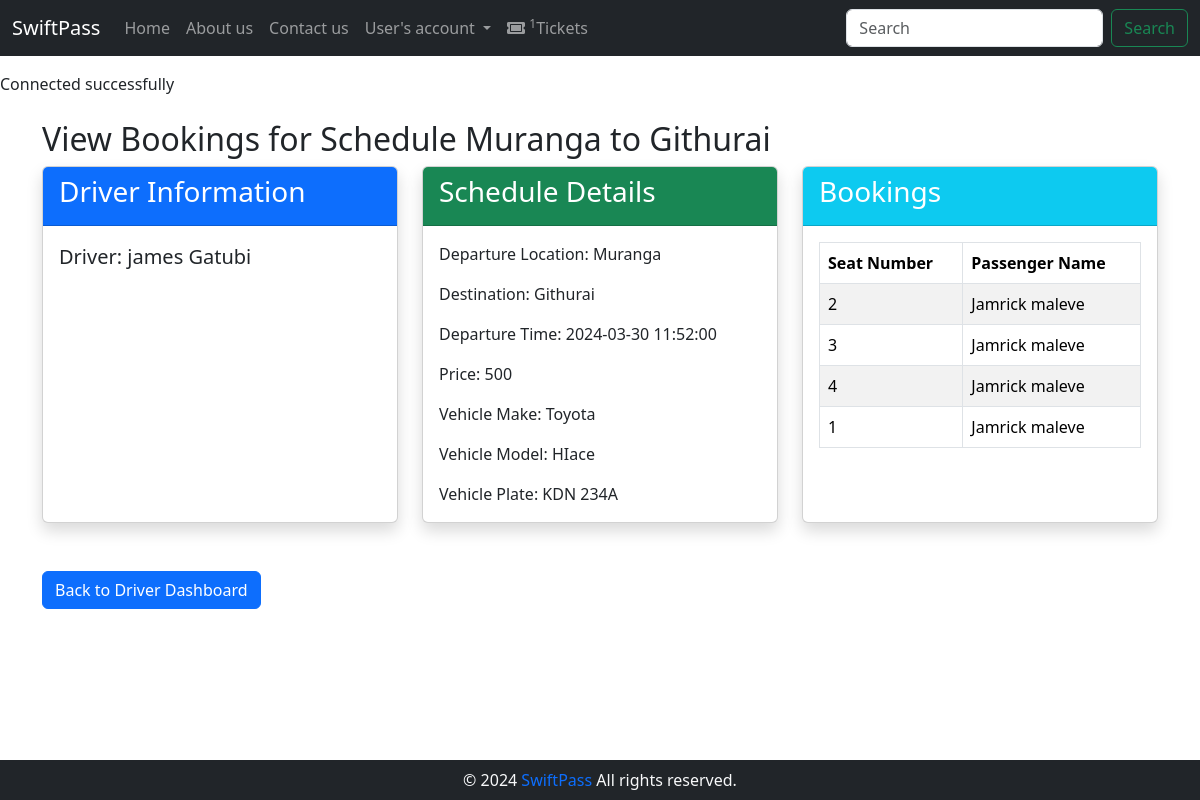
/driver/view_bookings.php?schedule_id=7 (signed in), run on the app's committed database.
### tables this page shows
CREATE TABLE `travelschedule` (
                                  `id` int(11) NOT NULL,
                                  `departure_location` varchar(255) NOT NULL,
                                  `destination` varchar(255) NOT NULL,
                                  `departure_time` datetime NOT NULL DEFAULT current_timestamp(),
                                  `price` float NOT NULL,
                                  `vehicle_id` int(11) NOT NULL,
                                  `is_done` tinyint(1) NOT NULL DEFAULT 0
);

CREATE TABLE `user` (
                        `id` int(11) NOT NULL,
                        `first_name` varchar(255) NOT NULL,
                        `last_name` varchar(255) NOT NULL,
                        `email` varchar(120) NOT NULL,
                        `password` varchar(60) NOT NULL,
                        `role` varchar(20) NOT NULL,
                        `date_created` datetime DEFAULT current_timestamp(),
                        `token` varchar(100) DEFAULT NULL,
                        `is_verified` tinyint(1) DEFAULT 0,
                        `driver_license` varchar(20) DEFAULT NULL,
                        `sacco_role` varchar(20) DEFAULT NULL,
                        `sacco_id` int(11) DEFAULT NULL
);

CREATE TABLE `vehicle` (
                           `id` int(11) NOT NULL,
                           `make` varchar(50) NOT NULL,
                           `model` varchar(50) NOT NULL,
                           `registration_plate` varchar(20) NOT NULL,
                           `capacity` int(11) NOT NULL,
                           `sacco_id` int(11) NOT NULL,
                           `driver_id` int(11) DEFAULT NULL
);

CREATE TABLE `ticket` (
                          `id` int(11) NOT NULL,
                          `ticket_number` varchar(20) NOT NULL,
                          `user_id` int(11) NOT NULL,
                          `travel_schedule_id` int(11) NOT NULL,
                          `booking_time` datetime NOT NULL DEFAULT current_timestamp(),
                          `seat_number` varchar(20) DEFAULT NULL,
                          `price` float DEFAULT NULL
);

### driver/view_bookings.php (the view, shortened to what this page needs)
<?php
include '../auth/database.php';
$driverId = $_SESSION["user"]["id"];
$driverQuery = "SELECT u.*, v.id AS vehicle_id, v.make, v.model, v.registration_plate
                FROM User u
                LEFT JOIN Vehicle v ON u.id = v.driver_id
                WHERE u.id = '$driverId'";
$driverResult = mysqli_query($conn, $driverQuery);
$driverInfo = mysqli_fetch_assoc($driverResult);
$scheduleId = isset($_GET['schedule_id']) ? $_GET['schedule_id'] : null;
$scheduleQuery = "SELECT ts.*, v.make AS vehicle_make, v.model AS vehicle_model, v.registration_plate AS vehicle_plate
                  FROM TravelSchedule ts
                  INNER JOIN Vehicle v ON ts.vehicle_id = v.id
                  WHERE ts.id = '$scheduleId'";
$scheduleResult = mysqli_query($conn, $scheduleQuery);
$scheduleDetails = mysqli_fetch_assoc($scheduleResult);
$bookingsQuery = "SELECT t.*, u.first_name, u.last_name
                  FROM Ticket t
                  INNER JOIN User u ON t.user_id = u.id
                  WHERE t.travel_schedule_id = '$scheduleId'";
$bookingsResult = mysqli_query($conn, $bookingsQuery);
?>
<div class="container mt-4">
    <h2>View Bookings for Schedule <?php echo $scheduleDetails['departure_location'] . ' to ' . $scheduleDetails['destination']; ?></h2>
    <div class="row">
        <div class="col-lg-4 mb-4">
            <div class="card h-100 shadow">
                <div class="card-header bg-primary text-white">
                    <h3 class="card-title">Driver Information</h3>
                </div>
                <div class="card-body">
                    <p class="lead">Driver: <?php echo $driverInfo['first_name'] . ' ' . $driverInfo['last_name']; ?></p>
                </div>
            </div>
        </div>
        <div class="col-lg-4 mb-4">
            <div class="card h-100 shadow">
                <div class="card-header bg-success text-white">
                    <h3 class="card-title">Schedule Details</h3>
                </div>
                <div class="card-body">
                    <p class="card-text">Departure Location: <?php echo $scheduleDetails['departure_location']; ?></p>
                    <p class="card-text">Destination: <?php echo $scheduleDetails['destination']; ?></p>
                    <p class="card-text">Departure Time: <?php echo $scheduleDetails['departure_time']; ?></p>
                    <p class="card-text">Price: <?php echo $scheduleDetails['price']; ?></p>
                    <p class="card-text">Vehicle Make: <?php echo $scheduleDetails['vehicle_make']; ?></p>
                    <p class="card-text">Vehicle Model: <?php echo $scheduleDetails['vehicle_model']; ?></p>
                    <p class="card-text">Vehicle Plate: <?php echo $scheduleDetails['vehicle_plate']; ?></p>
                </div>
            </div>
        </div>
        <div class="col-lg-4 mb-4">
            <?php if (mysqli_num_rows($bookingsResult) > 0) : ?>
                <div class="card h-100 shadow">
                    <div class="card-header bg-info text-white">
                        <h3 class="card-title">Bookings</h3>
                    </div>
                    <div class="card-body">
                        <div class="table-responsive">
                            <table class="table table-bordered table-striped">
                                <thead class="thead-dark">
                                <tr>
                                    <th>Seat Number</th>
                                    <th>Passenger Name</th>
                                </tr>
                                </thead>
                                <tbody>
                                <?php while ($booking = mysqli_fetch_assoc($bookingsResult)) : ?>
                                    <tr>
                                        <td><?php echo $booking['seat_number']; ?></td>
                                        <td><?php echo $booking['first_name'] . ' ' . $booking['last_name']; ?></td>
                                    </tr>
                                <?php endwhile; ?>
                                </tbody>
                            </table>
                        </div>
                    </div>
                </div>
            <?php else : ?>
                <div class="alert alert-warning" role="alert">
                    No bookings found for this schedule.
                </div>
            <?php endif; ?>
        </div>
    </div>
    <a href="driver_dashboard.php" class="btn btn-primary mt-4">Back to Driver Dashboard</a>
</div>
<?php
include('../layout.php');
?>

### data on the page
travelschedule: departure_location "Muranga", destination "Githurai", departure_time "2024-03-30 11:52:00", price "500", vehicle.make "Toyota", vehicle.model "HIace", vehicle.registration_plate "KDN 234A"
user: first_name "james", last_name "Gatubi"
ticket: seat_number "2", user.first_name "Jamrick", user.last_name "maleve"
ticket: seat_number "3", user.first_name "Jamrick", user.last_name "maleve"
ticket: seat_number "4", user.first_name "Jamrick", user.last_name "maleve"
ticket: seat_number "1", user.first_name "Jamrick", user.last_name "maleve"

### other printed values
$pageTitle "Home"
$pageTitle "About us"
$pageTitle "Contact us"
$pageTitle "User's account"
$pageTitle "Tickets"
